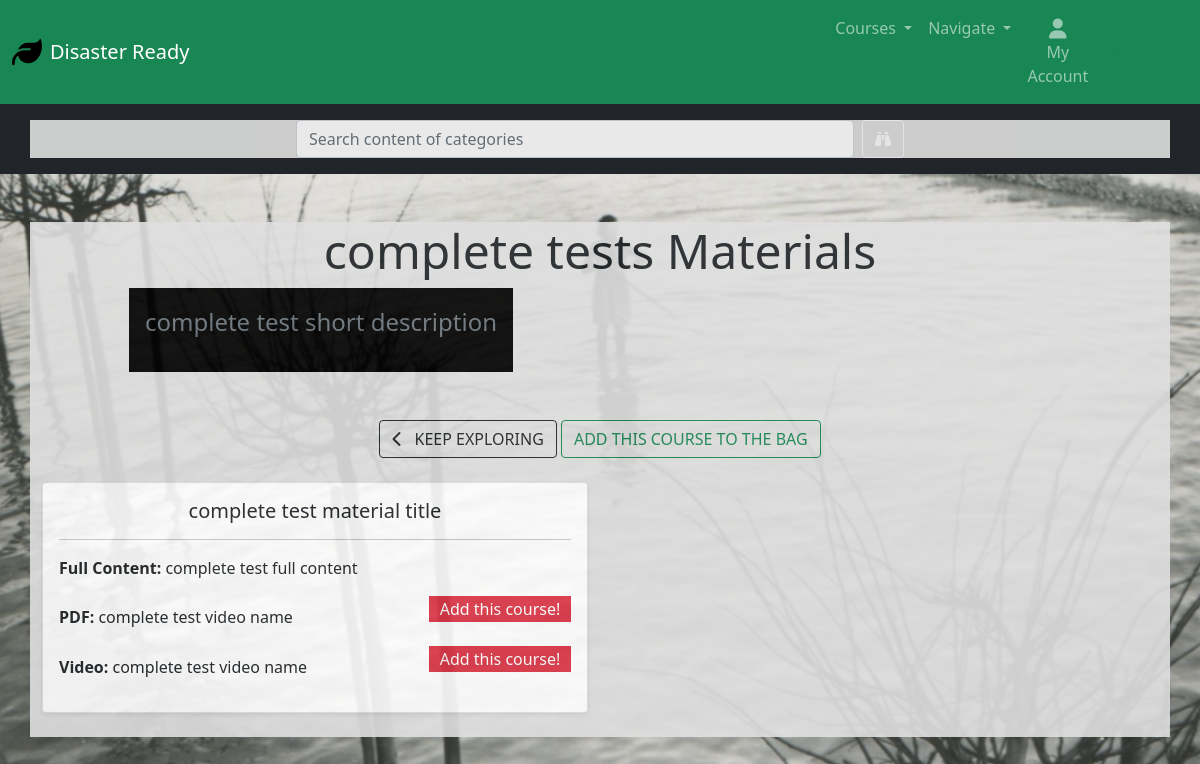
Before: /categories/materials/10/ with the older database file.
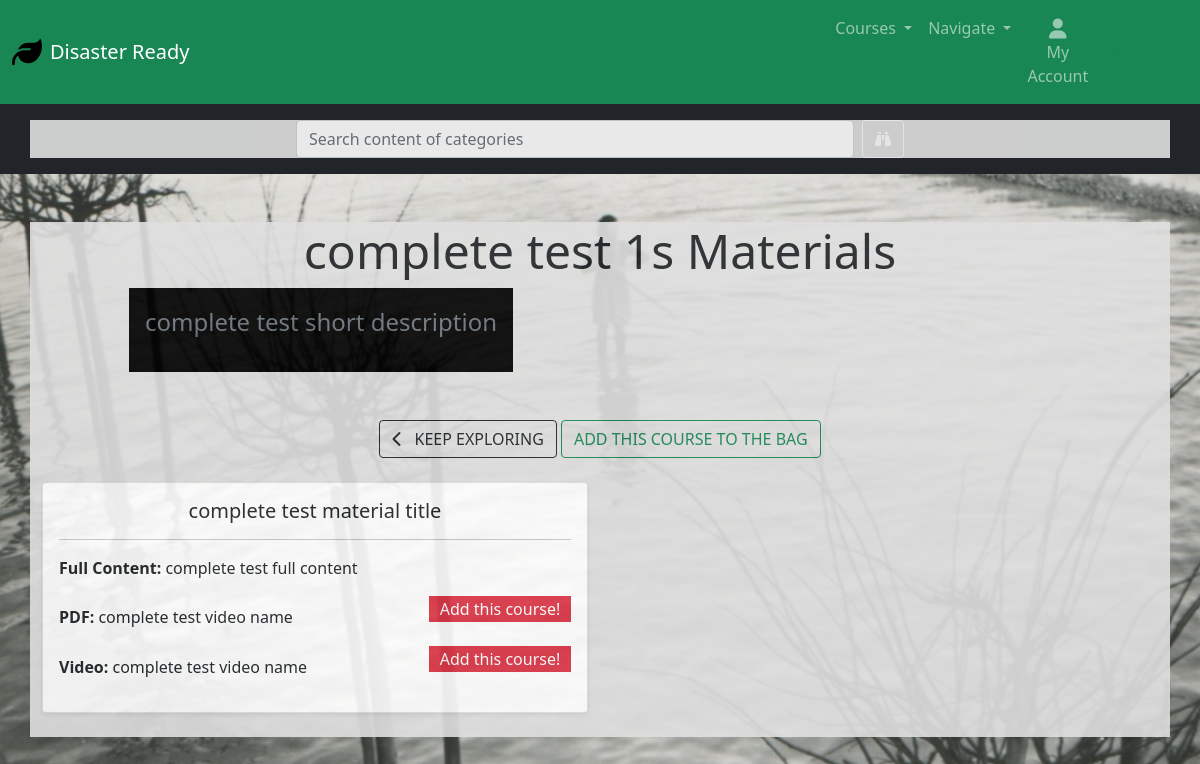
After: the same page with the newer database file.
### products/models.py (models this page shows, shortened)
class Category(models.Model):
    name = models.CharField(max_length=50)
    friendly_name = models.CharField(max_length=100)
    difficulty_level = models.CharField(max_length=50)
    credits = models.IntegerField()
    number_of_lectures = models.IntegerField()
    est_time = models.IntegerField()
    short_description = models.TextField(max_length=255)
    long_description = models.TextField(max_length=1000)
    test = models.BooleanField(default=False)
    logo = models.ImageField(upload_to='logos/', null=True, blank=True)
    price = models.IntegerField(null=True, blank=True)
    starting_date = models.CharField(max_length=100, null=True, blank=True)

### products/views.py (the view)
# urls.py: path('materials/<int:category_id>/', views.category_detail, name='materials'),
def category_detail(request, category_id):
    category = get_object_or_404(Category, pk=category_id)
    materials = Material.objects.filter(category=category)
    context = {
        'category': category,
        'materials': materials,
    }
    return render(request, 'products/material.html', context)

### products/models.py (called while the page is built)
    def get_pdf_name(self):
        return self.pdf_name or "No PDF"

### products/templates/products/material.html (shortened to what this page needs)
{% extends "base.html" %}
{% load static %}
{% block content %}
<div class="container mt-5">
    <div class="text-center mb-4">
        <h1 class="display-5">{{ category.name }}s Materials</h1>
        <div class="text-center flex-row head-section">
            <div id="materials-subtitle-field">
                <p class="lead text-muted text-white p-3 fs-4">{{ category.short_description }}</p>
            </div>
        </div>
        <form class="form" action="{% url 'add_to_bag' category.id %}" method="POST">
            <div class="row">
                <div class="col-12">
                    <a href="{% url 'categories' %}" class="btn btn-outline-dark mt-5">
                        <span class="me-2">
                            <i class="fas fa-chevron-left"></i>
                        </span>
                        <span class="text-uppercase">Keep Exploring</span>
                    </a>
                    <input type="submit" class="btn text-uppercase mt-5 add-course-button
                    {% if category.id in purchased_courses %} btn-primary {% else %} btn-outline-success {% endif %}"
                        id="add-course-button"
                        value="{% if category.id in purchased_courses %}Course Unlocked{% else %}Add This Course to the Bag{% endif %}">
                </div>
            </div>
        </form>
    </div>
    <div class="row">
        {% for material in materials %}
        <div class="col-md-6 mb-4">
            <div class="card h-100 shadow-sm">
                <div class="card-body">
                    <h5 class="card-title text-center">{{ material.material_title }}</h5>
                    <hr>
                    <p class="card-text"><strong>Full Content:</strong> {{ material.full_content }}</p>
                    {% if material.pdf_name or material.pdf_file %}
                    <div class="d-flex justify-content-between align-items-center mb-2">
                        {% if material.pdf_name %}
                        <span><strong>PDF:</strong> {{ material.get_pdf_name }}</span>
                        {% endif %}
                        {% if category.id in purchased_courses %}
                        {% if material.pdf_file %}
                        <a href="{{ material.pdf_file.url }}" class="btn btn-secondary btn-sm material-buttons"
                            target="">Download
                            PDF</a>
                        {% endif %}
                        {% else %}
                        <p class="bg-danger text-white purchase-divs">Add this course!</p>
                        {% endif %}
                    </div>
                    {% endif %}
                    {% if material.video_name or material.video_url %}
                    <div class="d-flex justify-content-between align-items-center mb-2">
                        {% if material.video_name %}
                        <span><strong>Video:</strong> {{ material.video_name }}</span>
                        {% endif %}
                        {% if category.id in purchased_courses %}
                        {% if material.video_url %}
                        <a href="{{ material.video_url }}" class="btn btn-primary btn-sm material-buttons"
                            target="">Watch
                            Video</a>
                        {% endif %}
                        {% else %}
                        <p class="bg-danger text-white purchase-divs">Add this course!</p>
                        {% endif %}
                    </div>
                    {% endif %}
                </div>
            </div>
        </div>
        {% endfor %}
    </div>
</div>
{% endblock %}

Changed rows visible on the page:
changed Category "complete test short description": name "complete test" → "complete test 1"
